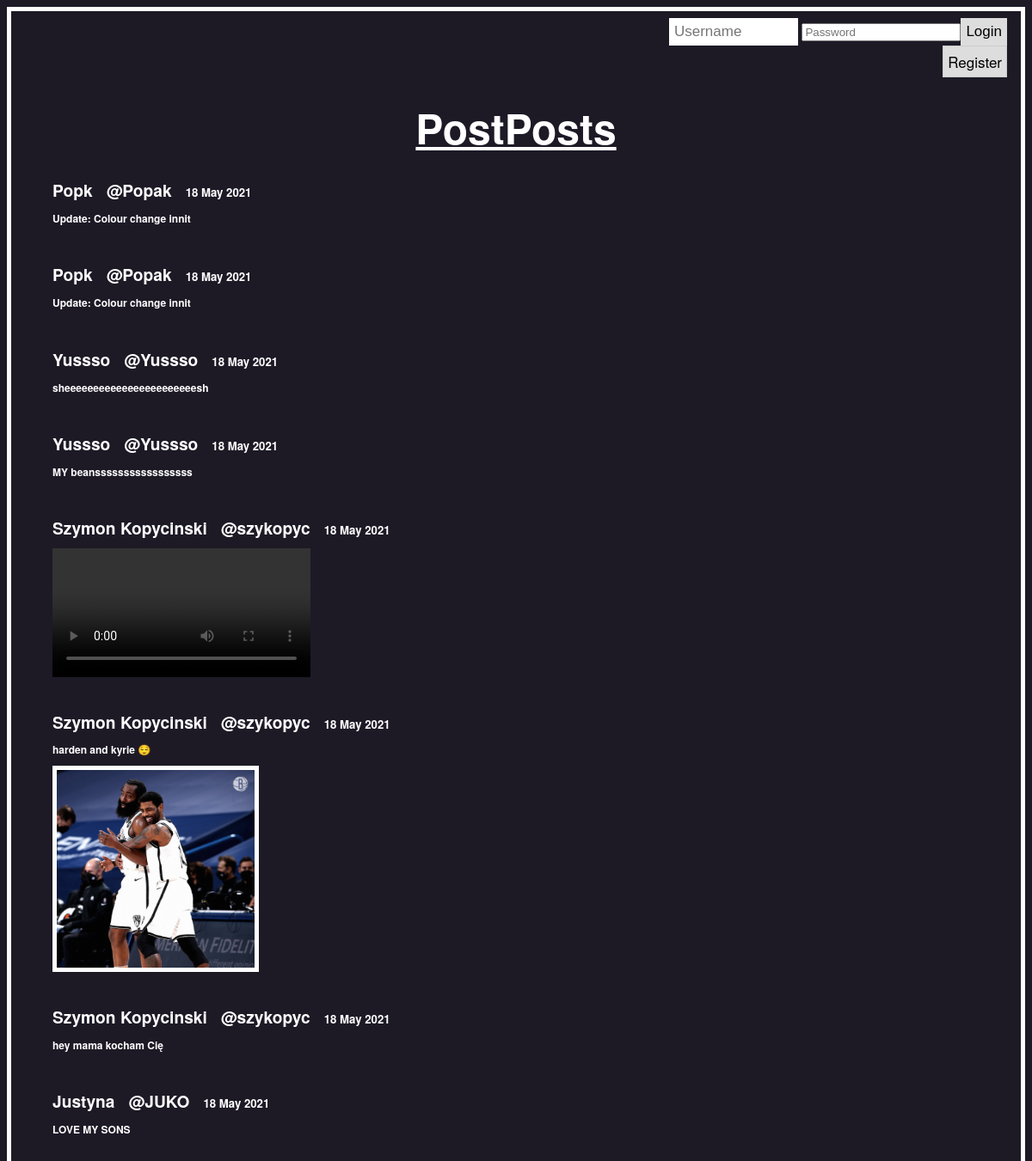
The page / on the database its author committed.
### tables this page shows
CREATE TABLE posts(date TEXT NOT NULL, username TEXT NOT NULL, displayName TEXT,post TEXT NOT NULL, imagePath TEXT);

### main.py (the view)
@app.route('/')
def home():
  posts=showPosts()
  userName = request.cookies.get('userName')
  userPassword=request.cookies.get('userPassword')
  noContentCookie=request.cookies.get('nocontentwarning')
  try:
    return render_template('index.html',posts=posts.reverse(),noContentCookie=noContentCookie,cookie=userName,passCookie=userPassword)
  except:
    return render_template('index.html',posts=posts, noContentCookie=noContentCookie,cookie=userName,passCookie=userPassword)

### main.py (called while the page is built)
def showPosts():
  con = sqlite3.connect("PostPosts.db")
  cur = con.cursor()
  cur.execute('''SELECT rowid,* FROM posts;''')
  data=cur.fetchall()
  con.close()
  return data

### templates/index.html (shortened to what this page needs)
<!DOCTYPE html>
<html lang="en">
<head>
    <link rel="stylesheet" href='{{ url_for('static', filename='style.css') }}' />
</head>
<body>
  <div id="background">
    <div class="topnav">
      <div class="login-container">
        {% if cookie==None and passCookie==None: %}
        <form action="/login" method="post">
          <input type="text" placeholder="Username" name="uname" maxlength="15">
          <input type="password" placeholder="Password" name="pword">
          <button type="submit">Login</button>
        </form>
        {% endif %}
        {% if cookie==None and passCookie==None: %}
        <a href={{url_for('register')}} class="active" id="register">Register</a>
        {% endif %}
      </div>
    </div>
    <p id="title"><u>PostPosts</u></p>
    <div class="container">
        {% for post in posts: %}
        {% set fileurl=post[5].replace(" ","%20") %}
        {% if post == posts[0]: %}
        <div class="postContainer" id="firstPost">
        <h2 class="author">{{ post[3] }}</h2>&emsp;<h2 class="author">@{{ post[2] }}</h2>&emsp;<h2 class="date">{{ post[1] }}</h2>
        <h2 class="post">{{ post[4] }}</h2>
        </div>
        {% endif %}
        {% if post != posts[0]: %}
        <div class="postContainer">
        <h2 class="author">{{ post[3] }}</h2>&emsp;<h2 class="author">@{{ post[2] }}</h2>&emsp;<h2 class="date">{{ post[1] }}</h2>
        <h2 class="post">{{ post[4] }}</h2>
        {% if post[5] != '' and fileurl.endswith(('.jpeg','.jpg','.png','.gif','.jfif','.PNG')):%}
        <img src={{ fileurl }}>
        {% endif %}
        {% if post[5] != '' and fileurl.endswith(('.mp4','.mov','.webm','.ogg','.mpeg','.m4p')):%}
        <video controls="controls" style="max-height: 20vw;" src={{ fileurl }}>Your browser does not support the video</video>
        {% endif %}
        </div>
        {% endif %}
        {% endfor %}
    </div>
  </div>
</body>
</html>

### static/style.css (style rules this page uses)
body { background-color: #1d1a26; background-attachment: fixed; font-family: "HelveticaNeue-Light", "Helvetica Neue Light", "Helvetica Neue", Helvetica, Arial, "Lucida Grande", sans-serif; color: white; border: 5px solid white; overflow: auto; overflow-x: hidden; }
h2.author { display:inline; font-family: "HelveticaNeue-Light", "Helvetica Neue Light", "Helvetica Neue", Helvetica, Arial, "Lucida Grande", sans-serif; font-size: 1.6vw; }
h2.date { display:inline; font-family: "HelveticaNeue-Light", "Helvetica Neue Light", "Helvetica Neue", Helvetica, Arial, "Lucida Grande", sans-serif; font-size: 1.1vw; }
h2.post { font-family: "HelveticaNeue-Light", "Helvetica Neue Light", "Helvetica Neue", Helvetica, Arial, "Lucida Grande", sans-serif; font-size: 1vw; }
#firstPost { margin-top: 1vw; }
.postContainer { max-width: 60vw; margin-left: 3vw; margin-bottom: 1vw; padding-left: 1vw; padding-bottom: 0.7vw; padding-top: 1vw; white-space: normal; }
img { max-width: 60vw; max-height: 20vw; border: 5px solid white; }
#title { font-weight: bold; text-align: center; margin-top: 2vw; margin-bottom: 0; color: white; font-size: 4vw; }
* { box-sizing: border-box; }
.topnav { overflow: hidden; }
.topnav a { float: left; display: block; color: white; text-align: center; padding: 14px 16px; text-decoration: none; font-size: 17px; }
#register { background-color: #ddd; color: black; padding: 5px; float: right; margin-right: 16px; font-size: 17px; border: 1px solid #ccc; }
.topnav .login-container { float: right; }
.topnav input[type=text] { padding: 6px; margin-top: 8px; font-size: 17px; border: none; width: 150px; }
.topnav .login-container button { float: right; padding: 6px; margin-top: 8px; margin-right: 16px; background: #ddd; font-size: 17px; border: none; cursor: pointer; }

### rows shown on the page
posts: displayName "Popk", username "Popak", date "18 May 2021", post "Update: Colour change innit"
posts: displayName "Popk", username "Popak", date "18 May 2021", post "Update: Colour change innit"
posts: displayName "Yussso", username "Yussso", date "18 May 2021", post "sheeeeeeeeeeeeeeeeeeeeeeesh"
posts: displayName "Yussso", username "Yussso", date "18 May 2021", post "MY beansssssssssssssssss"
posts: displayName "Szymon Kopycinski", username "szykopyc", date "18 May 2021"
posts: displayName "Szymon Kopycinski", username "szykopyc", date "18 May 2021", post "harden and kyrie 😌", imagePath (picture)
posts: displayName "Szymon Kopycinski", username "szykopyc", date "18 May 2021", post "hey mama kocham Cię"
posts: displayName "Justyna", username "JUKO", date "18 May 2021", post "LOVE MY SONS"
